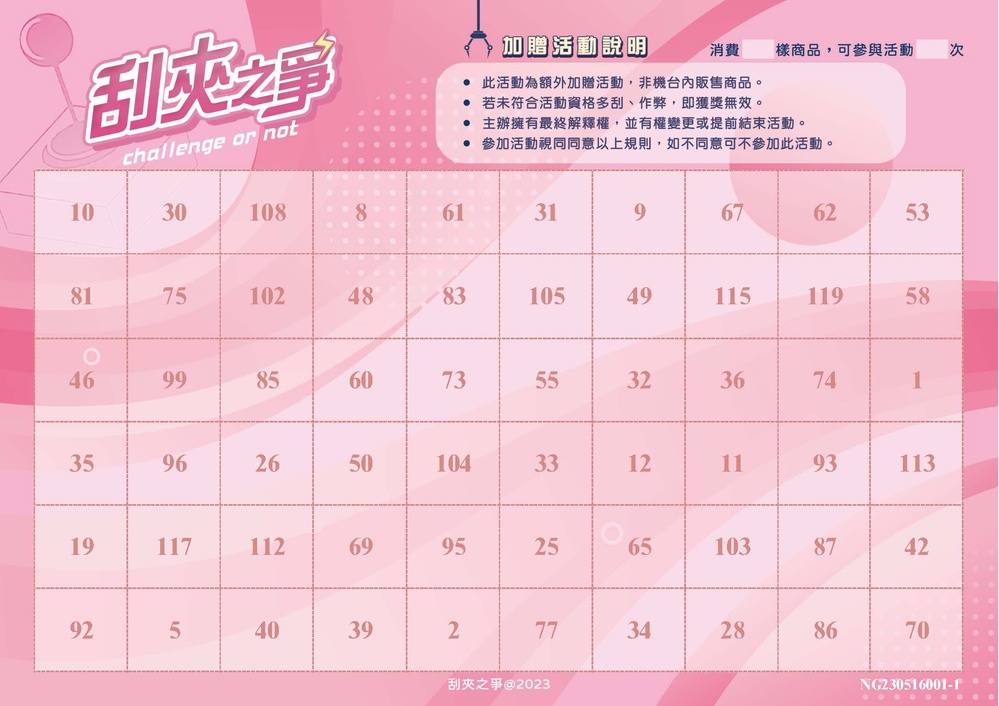
#> input picture gogo/120/NG230516001_頁面_1.jpg, 999 x 706 px, shrunk from 2339 x 1654 before the run
$ python -i preprocess.py   (imports and definitions only)
#> lines starting #> are read from the running program, lines starting #| are printed output that depends on the picture; after the words box and inside, x2 and y2 are one past the last pixel; in counts of white or black regions, pixels touching at a corner belong together
### src/table_pipeline/rectify.py
from __future__ import annotations

from dataclasses import dataclass

import cv2
import numpy as np


@dataclass
class RectifyResult:
    image_bgr: np.ndarray
    gray: np.ndarray
    perspective_applied: bool
    deskew_angle: float


def _order_quad(pts: np.ndarray) -> np.ndarray:
    s = pts.sum(axis=1)
    d = np.diff(pts, axis=1).reshape(-1)
    ordered = np.zeros((4, 2), dtype=np.float32)
    ordered[0] = pts[np.argmin(s)]
    ordered[2] = pts[np.argmax(s)]
    ordered[1] = pts[np.argmin(d)]
    ordered[3] = pts[np.argmax(d)]
    return ordered


def _find_main_quad(gray: np.ndarray) -> np.ndarray | None:
    blur = cv2.GaussianBlur(gray, (5, 5), 0)
    edge = cv2.Canny(blur, 40, 150)
    contours, _ = cv2.findContours(edge, cv2.RETR_EXTERNAL, cv2.CHAIN_APPROX_SIMPLE)
    if not contours:
        return None
    best = max(contours, key=cv2.contourArea)
    peri = cv2.arcLength(best, True)
    approx = cv2.approxPolyDP(best, 0.02 * peri, True)
    if len(approx) == 4:
        return approx.reshape(4, 2).astype(np.float32)
    x, y, w, h = cv2.boundingRect(best)
    if w < 40 or h < 40:
        return None
    return np.array([[x, y], [x + w, y], [x + w, y + h], [x, y + h]], dtype=np.float32)


def _deskew(gray: np.ndarray) -> tuple[np.ndarray, float]:
    bw = cv2.adaptiveThreshold(gray, 255, cv2.ADAPTIVE_THRESH_GAUSSIAN_C, cv2.THRESH_BINARY_INV, 31, 5)
    ys, xs = np.where(bw > 0)
    if len(xs) < 200:
        return gray, 0.0
    pts = np.column_stack([xs, ys]).astype(np.float32)
    rect = cv2.minAreaRect(pts)
    angle = float(rect[-1])
    if angle < -45:
        angle = 90 + angle
    if abs(angle) < 0.4:
        return gray, 0.0
    h, w = gray.shape
    m = cv2.getRotationMatrix2D((w / 2.0, h / 2.0), angle, 1.0)
    rotated = cv2.warpAffine(gray, m, (w, h), flags=cv2.INTER_LINEAR, borderMode=cv2.BORDER_REPLICATE)
    return rotated, angle


def rectify_document(image_bgr: np.ndarray) -> RectifyResult:
    gray = cv2.cvtColor(image_bgr, cv2.COLOR_BGR2GRAY)
    quad = _find_main_quad(gray)
    perspective_applied = False
    if quad is not None:
        ordered = _order_quad(quad)
        width = int(max(np.linalg.norm(ordered[0] - ordered[1]), np.linalg.norm(ordered[2] - ordered[3])))
        height = int(max(np.linalg.norm(ordered[0] - ordered[3]), np.linalg.norm(ordered[1] - ordered[2])))
        if width > 100 and height > 100:
            dst = np.array([[0, 0], [width - 1, 0], [width - 1, height - 1], [0, height - 1]], dtype=np.float32)
            m = cv2.getPerspectiveTransform(ordered, dst)
            image_bgr = cv2.warpPerspective(image_bgr, m, (width, height))
            gray = cv2.cvtColor(image_bgr, cv2.COLOR_BGR2GRAY)
            perspective_applied = True
    gray, angle = _deskew(gray)
    if abs(angle) > 0.01:
        h, w = image_bgr.shape[:2]
        m = cv2.getRotationMatrix2D((w / 2.0, h / 2.0), angle, 1.0)
        image_bgr = cv2.warpAffine(
            image_bgr,
            m,
            (w, h),
            flags=cv2.INTER_LINEAR,
            borderMode=cv2.BORDER_REPLICATE,
        )
    return RectifyResult(
        image_bgr=image_bgr,
        gray=gray,
        perspective_applied=perspective_applied,
        deskew_angle=float(angle),
    )

### src/table_pipeline/preprocess.py
from __future__ import annotations

from dataclasses import dataclass

import cv2
import numpy as np

from .rectify import rectify_document


class PreprocessError(ValueError):
    pass


@dataclass
class PreprocessResult:
    image_bgr: np.ndarray
    gray: np.ndarray
    enhanced: np.ndarray
    binary: np.ndarray
    diagnostics: dict[str, object]


def preprocess_image(image_path: str) -> PreprocessResult:
#> called with image_path = '../../gogo/120/NG230516001_頁面_1.jpg'
    image = cv2.imread(image_path)
#> image is the input picture: shape (706, 999, 3); mean B, G, R 209.5, 194.9, 242.5
    if image is None:
        raise PreprocessError(f"cannot_read_image:{image_path}")

    rect = rectify_document(image)
#> in rectify_document, `gray = cv2.cvtColor(image_bgr, cv2.COLOR_BGR2GRAY)`:
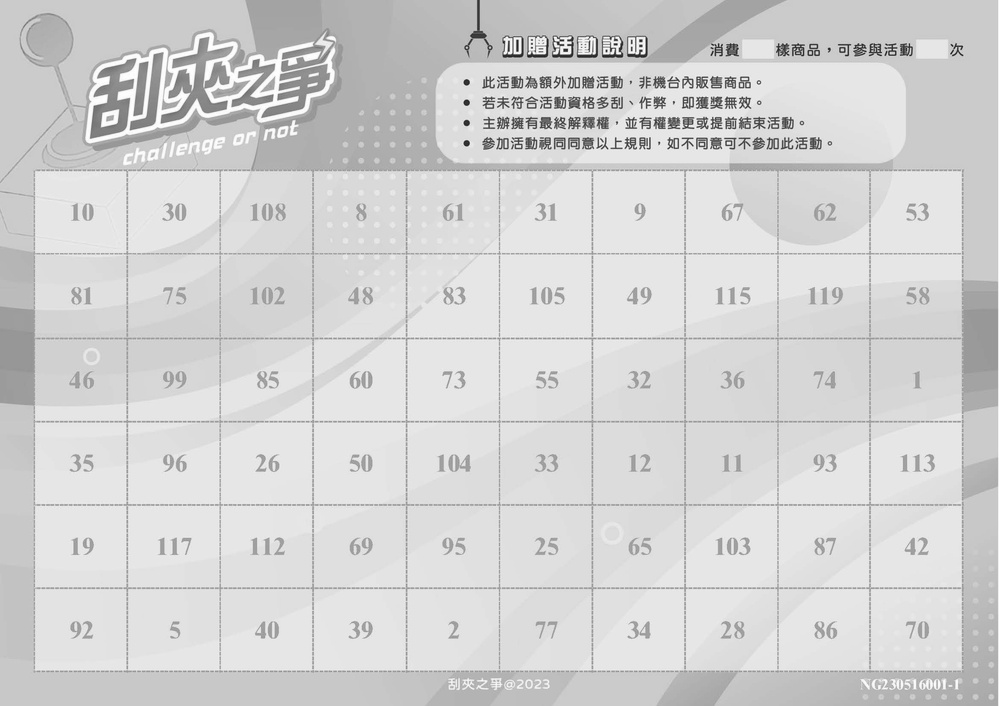
#> gray: shape (706, 999); min 25, max 255, mean 210.8
#> in _find_main_quad, `edge = cv2.Canny(blur, 40, 150)`:
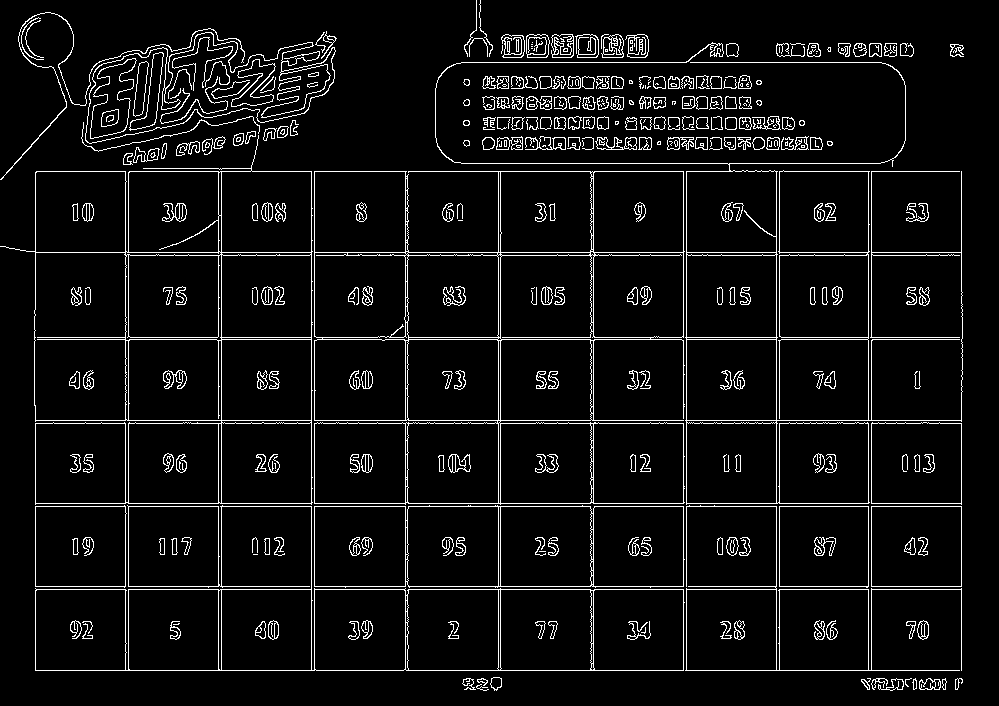
#> edge: shape (706, 999); 6.2% white in thin lines or dots
#> in _find_main_quad, `contours, _ = cv2.findContours(edge, cv2.RETR_EXTERNAL, cv2.CHAIN_APPR..`: contours = 195 contours, 83 with area under 20; largest, box (x1, y1, x2, y2) and area: (314, 171, 685, 505) 106717, (0, 135, 313, 505) 90714, (35, 505, 685, 671) 59197, (435, 42, 963, 505) 51744, (314, 505, 685, 588) 29474
#> in _find_main_quad, `best = max(contours, key=cv2.contourArea)`: best = contour of 249 points, box (x1, y1, x2, y2) (314, 171, 685, 505), area 106717
#> in _find_main_quad, `peri = cv2.arcLength(best, True)`: peri = 2950.8
#> in _find_main_quad, `approx = cv2.approxPolyDP(best, 0.02 * peri, True)`: approx = contour of 16 points, box (x1, y1, x2, y2) (314, 171, 685, 504), area 110712
#> in _find_main_quad, `x, y, w, h = cv2.boundingRect(best)`: x = 314; y = 171; w = 371; h = 334
#> in rectify_document, `quad = _find_main_quad(gray)`: quad = [[314, 171], [685, 171], [685, 505], [314, 505]]
#> in _order_quad, `s = pts.sum(axis=1)`: s = [485, 856, 1190, 819]
#> in _order_quad, `d = np.diff(pts, axis=1).reshape(-1)`: d = [-143, -514, -180, 191]
#> in rectify_document, `ordered = _order_quad(quad)`: ordered = [[314, 171], [685, 171], [685, 505], [314, 505]]
#> in rectify_document, `width = int(max(np.linalg.norm(ordered[0] - ordered[1]), np.linalg.nor..`: width = 371
#> in rectify_document, `height = int(max(np.linalg.norm(ordered[0] - ordered[3]), np.linalg.no..`: height = 334
#> in rectify_document, `dst = np.array([[0, 0], [width - 1, 0], [width - 1, height - 1], [0, h..`: dst = [[0, 0], [370, 0], [370, 333], [0, 333]]
#> in rectify_document, `m = cv2.getPerspectiveTransform(ordered, dst)`: m = [[0.997, 3.9e-17, -313.2], [-4.15e-17, 0.997, -170.5], [-4.6e-19, -6.9e-19, 1]]
#> in rectify_document, `image_bgr = cv2.warpPerspective(image_bgr, m, (width, height))`:
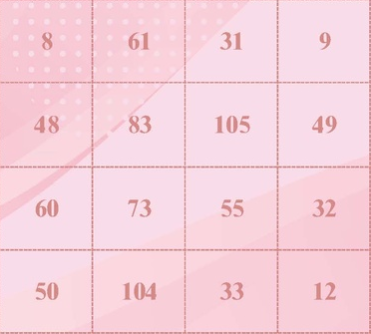
#> image_bgr: shape (334, 371, 3); mean B, G, R 219.9, 208.9, 246.3
#> in rectify_document, `gray = cv2.cvtColor(image_bgr, cv2.COLOR_BGR2GRAY)`:
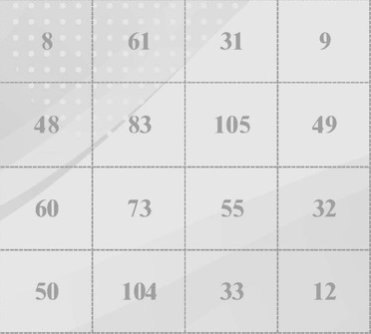
#> gray: shape (334, 371); min 150, max 238, mean 221.4
#> in _deskew, `bw = cv2.adaptiveThreshold(gray, 255, cv2.ADAPTIVE_THRESH_GAUSSIAN_C, ..`:
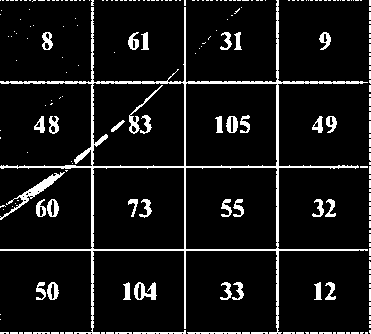
#> bw: shape (334, 371); 8.6% white; 233 white regions (190 under 20 px), largest, box (x1, y1, x2, y2) and area: (0, 0, 368, 334) 5173, (0, 172, 65, 220) 448, (134, 282, 157, 300) 236
#> in _deskew, `ys, xs = np.where(bw > 0)`: ys = 10601 values from 0 to 333; xs = 10601 values, max 370 at index 204, min 0 at index 0, mean 184
#> in _deskew, `pts = np.column_stack([xs, ys]).astype(np.float32)`: pts = 10601 pairs, first value 0 to 370, second value 0 to 333
#> in _deskew, `rect = cv2.minAreaRect(pts)`: rect = ((185, 166.5), (333, 370), -90)
#> in _deskew, `angle = float(rect[-1])`: angle = -90
#> in _deskew, `angle = 90 + angle`: angle = 0
    gray = rect.gray
    denoise = cv2.fastNlMeansDenoising(gray, h=8)
    clahe = cv2.createCLAHE(clipLimit=3.0, tileGridSize=(8, 8))
    enhanced = clahe.apply(denoise)
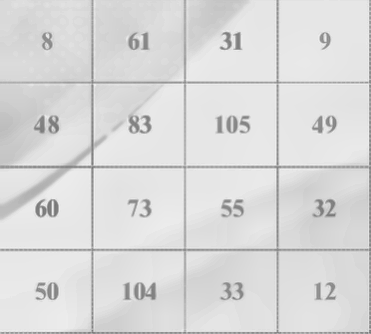
#> enhanced: shape (334, 371); min 117, max 241, mean 217.9

    bw_inv = cv2.adaptiveThreshold(
        enhanced,
        255,
        cv2.ADAPTIVE_THRESH_GAUSSIAN_C,
        cv2.THRESH_BINARY_INV,
        31,
        7,
    )
#> bw_inv: shape (334, 371); 9.5% white; 61 white regions (24 under 20 px), largest, box (x1, y1, x2, y2) and area: (0, 0, 368, 334) 7369, (128, 113, 152, 134) 270, (134, 282, 156, 300) 238
    kernel = cv2.getStructuringElement(cv2.MORPH_RECT, (3, 3))
    cleaned = cv2.morphologyEx(bw_inv, cv2.MORPH_CLOSE, kernel, iterations=1)
#> cleaned: shape (334, 371); 10% white; 29 white regions (2 under 20 px), largest, box (x1, y1, x2, y2) and area: (0, 0, 371, 334) 8269, (35, 199, 59, 218) 327, (128, 113, 152, 134) 297
    cleaned = cv2.morphologyEx(cleaned, cv2.MORPH_OPEN, kernel, iterations=1)
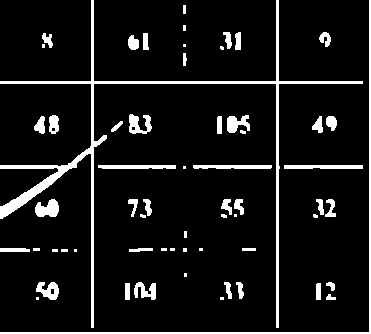
#> cleaned: shape (334, 371); 8.7% white; 61 white regions (18 under 20 px), largest, box (x1, y1, x2, y2) and area: (0, 0, 363, 328) 4238, (0, 0, 371, 334) 1406, (35, 199, 59, 217) 311
    return PreprocessResult(
        image_bgr=rect.image_bgr,
        gray=gray,
        enhanced=enhanced,
        binary=cleaned,
        diagnostics={
            "perspective_applied": rect.perspective_applied,
            "deskew_angle": rect.deskew_angle,
        },
    )

>>> result = preprocess_image('../../gogo/120/NG230516001_頁面_1.jpg')
